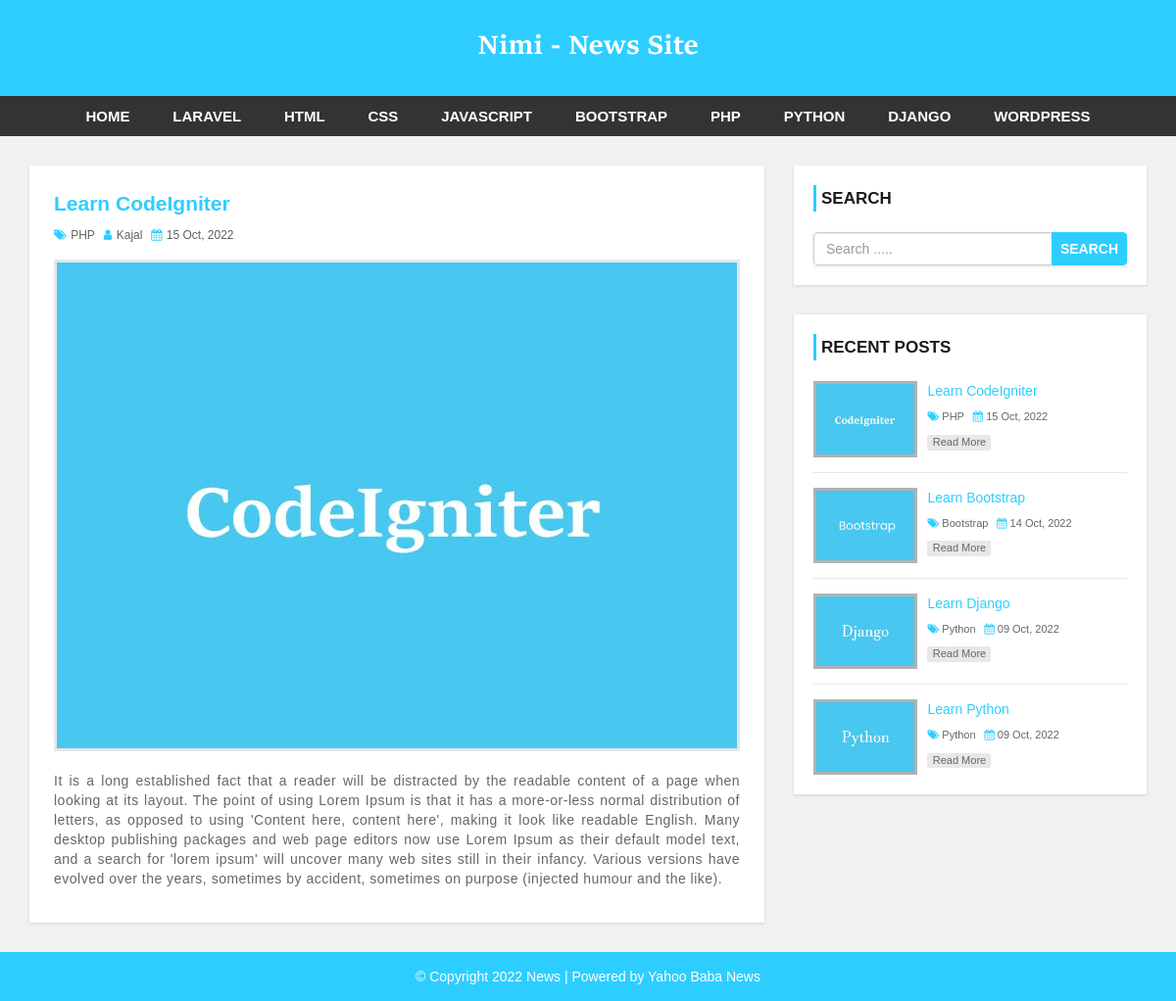
The page /single.php?id=58 on the database its author committed.
### tables this page shows
CREATE TABLE `settings` (
  `id` int(11) NOT NULL,
  `websitename` varchar(60) NOT NULL,
  `logo` varchar(50) NOT NULL,
  `footerdesc` varchar(255) NOT NULL
);

CREATE TABLE `category` (
  `category_id` int(11) NOT NULL,
  `category_name` varchar(100) NOT NULL,
  `post` int(11) NOT NULL DEFAULT 0
);

CREATE TABLE `post` (
  `post_id` int(11) NOT NULL,
  `title` varchar(100) NOT NULL,
  `description` text NOT NULL,
  `category` varchar(100) NOT NULL,
  `post_date` varchar(50) NOT NULL,
  `author` int(11) NOT NULL,
  `post_img` varchar(100) NOT NULL
);

CREATE TABLE `user` (
  `user_id` int(10) UNSIGNED NOT NULL,
  `first_name` varchar(30) NOT NULL,
  `last_name` varchar(30) NOT NULL,
  `username` varchar(30) DEFAULT NULL,
  `password` varchar(40) DEFAULT NULL,
  `role` int(11) NOT NULL
);

### single.php (the view)
<?php
    include 'header.php';
    include 'config.php';
?>
    <div id="main-content">
        <div class="container">
            <div class="row">
                <div class="col-md-8">
                    <div class="post-container">
                        <?php
                            $post_id = $_GET['id'];
                            $readPost = "SELECT post.post_id, post.title, post.description, post.post_date, post.post_img, category.category_id, category.category_name, user.user_id, user.username FROM post LEFT JOIN category ON post.category=category.category_id LEFT JOIN user ON post.author=user.user_id WHERE post_id = {$post_id}";
                            $readPostResult = mysqli_query($conn,$readPost);
                            if (mysqli_num_rows($readPostResult)>0) {
                                while ($post = mysqli_fetch_assoc($readPostResult)) { ?>
                                <div class="post-content single-post">
                                    <h3><?php echo $post['title']; ?></h3>
                                    <div class="post-information">
                                        <span>
                                            <i class="fa fa-tags" aria-hidden="true"></i>
                                            <a href="category.php?cat=<?php echo $post['category_id']; ?>"><?php echo $post['category_name']; ?></a>
                                        </span>
                                        <span>
                                            <i class="fa fa-user" aria-hidden="true"></i>
                                            <a href='author.php?author=<?php echo $post['user_id']; ?>'><?php echo $post['username']; ?></a>
                                        </span>
                                        <span>
                                            <i class="fa fa-calendar" aria-hidden="true"></i>
                                            <?php echo $post['post_date']; ?>
                                        </span>
                                    </div>
                                    <img class="single-feature-image" src="admin/upload/<?php echo $post['post_img']?>" alt=""/>
                                    <p class="description"><?php echo $post['description']; ?></p>
                                </div>
                                <?php }
                            }
                        ?>
                    </div>
                </div>
                <?php include 'sidebar.php'; ?>
            </div>
        </div>
    </div>
<?php include 'footer.php'; ?>

### header.php (shortened to what this page needs)
<?php
  include 'config.php';
?>
<!DOCTYPE html>
<html lang="en">
<head>
    <link rel="stylesheet" href="css/bootstrap.min.css" />
    <link rel="stylesheet" href="css/font-awesome.css">
    <link rel="stylesheet" href="css/style.css">
</head>
<body>
<div id="header">
    <div class="container">
        <div class="row">
            <div class=" col-md-offset-4 col-md-4">
              <?php
                $settingRead = "SELECT * FROM settings";
                $settingRResult = mysqli_query($conn,$settingRead) or die("Post Read Query Failed");
                if (mysqli_num_rows($settingRResult)>0) {
                  while ($setting = mysqli_fetch_assoc($settingRResult)) {?>
                  <a href="index.php" id="logo"><img src="admin/upload/<?php echo $setting['logo']; ?>"></a>
                  <?php }
                }
              ?>
            </div>
        </div>
    </div>
</div>
<div id="menu-bar">
    <div class="container">
        <div class="row">
            <div class="col-md-12">
                <ul class='menu'>
                    <li><a href='index.php'>Home</a></li>
                    <?php
                        $allCat = "SELECT * FROM category";
                        $allCatQuery = mysqli_query($conn,$allCat);
                        if (mysqli_num_rows($allCatQuery)>0) {
                            while ($cat = mysqli_fetch_assoc($allCatQuery)) { ?>
                                <li><a href='category.php?cat=<?php echo $cat['category_id']; ?>'><?php echo $cat['category_name']; ?></a></li>
                            <?php }
                        }
                    ?>
                </ul>
            </div>
        </div>
    </div>
</div>

### sidebar.php
<div id="sidebar" class="col-md-4">
    <div class="search-box-container">
        <h4>Search</h4>
        <form class="search-post" action="search.php" method ="GET">
            <div class="input-group">
                <input type="text" name="search" class="form-control" placeholder="Search .....">
                <span class="input-group-btn">
                    <button type="submit" class="btn btn-danger">Search</button>
                </span>
            </div>
        </form>
    </div>
    <div class="recent-post-container">
        <h4>Recent Posts</h4>
    <?php
    $readPost = "SELECT post.post_id, post.title, post.post_date, post.post_img, category.category_name, category.category_id FROM post LEFT JOIN category ON post.category=category.category_id ORDER BY post.post_id DESC LIMIT 4";
    $readPostResult = mysqli_query($conn,$readPost);
    if (mysqli_num_rows($readPostResult)>0) {
        while ($post = mysqli_fetch_assoc($readPostResult)) {?>
        <div class="recent-post">
            <a class="post-img" href="">
                <img src="admin/upload/<?php echo $post['post_img']; ?>" alt=""/>
            </a>
            <div class="post-content">
                <h5><a href="single.php?id=<?php echo $post['post_id']; ?>"><?php echo $post['title']; ?></a></h5>
                <span>
                    <i class="fa fa-tags" aria-hidden="true"></i>
                    <a href='category.php?cat=<?php echo $post['category_id']; ?>'><?php echo $post['category_name']; ?></a>
                </span>
                <span>
                    <i class="fa fa-calendar" aria-hidden="true"></i>
                    <?php echo $post['post_date']; ?>
                </span>
                <a class="read-more" href="single.php?id=<?php echo $post['post_id']; ?>">read more</a>
            </div>
        </div>
        <?php }
    }
    ?>
    </div>
</div>

### footer.php
<div id ="footer">
    <div class="container">
        <div class="row">
            <div class="col-md-12">
              <?php
                $settingRead = "SELECT * FROM settings";
                $settingRResult = mysqli_query($conn,$settingRead) or die("Post Read Query Failed");
                if (mysqli_num_rows($settingRResult)>0) {
                  while ($setting = mysqli_fetch_assoc($settingRResult)) {?>
                <span><?php echo $setting['footerdesc']; ?></span>
                  <?php }
                }
              ?>
            </div>
        </div>
    </div>
</div>
</body>
</html>

### css/style.css (style rules this page uses)
body { background: #f1f1f1; font-family: sans-serif,arial,Helvetica; }
a, a:hover, a:focus { text-decoration: none; outline: none; }
ul { margin:0; padding:0; list-style:none; }
form { background: #fff; padding: 25px; box-shadow:0 1px 3px rgba(0, 0, 0, 0.13); }
#header { background: #2dceff; text-align: center; padding: 15px; }
#logo { display: inline-block; width: 65%; }
#logo img { width: 100%; }
#menu-bar { background: #333; text-align: center; }
#menu-bar .menu > li { display: inline-block; }
.menu > li > a { padding: 10px 20px; display: block; text-transform: uppercase; color: #fff; font-size: 15px; font-weight:600; transition:all 0.5s ease 0s; }
#main-content { padding: 30px 0; min-height: 750px; }
#main-content .post-container { background-color: #fff; padding: 25px; box-shadow: 0 1px 3px rgba(0, 0, 0, 0.13); }
#main-content .post-content { border-bottom: 1px solid #d1d1d1; padding: 0 0 30px; margin-bottom:30px; }
#main-content .post-content img { width: 100%; }
#main-content .post-content h3 { font-size: 21px; line-height: 28px; font-weight: 600; margin: 0 0 7px; }
#main-content .post-content .post-information span { color: #606060; font-size: 12px; text-transform: capitalize; margin: 0 5px 5px 0; display: inline-block; }
#main-content .post-content .post-information i { color: #2dceff; margin-right: 1px; }
#main-content .post-content .post-information a { color: #606060; text-decoration: none; }
#main-content .post-content p, #main-content .single-post p { color: #666; font-size: 14px; letter-spacing: 0.5px; margin:0 0 10px; }
#main-content .post-content a.read-more { color: #fff; background-color: #2dceff; font-size: 12px; text-transform: capitalize; padding: 3px 8px; border-radius: 2px; transition: all 0.3s; }
#main-content .single-post { border: none; margin-bottom: 0; padding-bottom: 0; }
#main-content .single-post h3 { color: #2dceff; }
#main-content .single-post .post-information { margin: 0 0 10px; }
#main-content .single-post p { text-align: justify; }
#main-content .single-post img.single-feature-image { margin: 0 auto 20px; display: block; border: 3px solid #e7e7e7; }
i.fa { color:#222; }
#sidebar h4 { color: #1A1A1A; font-size: 17px; line-height: 27px; font-weight:600; text-transform: uppercase; padding: 0 0 0 5px; margin: 0 0 21px; border-left: 3px solid #2dceff; }
#sidebar .search-box-container { background-color: #fff; padding: 20px; margin: 0 0 30px; box-shadow: 0 1px 3px rgba(0, 0, 0, 0.13); }
#sidebar .search-post { padding: 0; }
#sidebar .search-post input { color: #606060; }
#sidebar .search-post .btn { font-weight: 600; text-transform: uppercase; padding: 6px 8px; background-color: #2dceff; border-color: #2dceff; outline: none; }
#sidebar .recent-post-container { padding: 20px; background: #fff; box-shadow: 0 1px 3px rgba(0, 0, 0, 0.13); }
#sidebar .recent-post { border-bottom: 1px solid #e7e7e7; padding: 0 0 15px; margin: 0 0 15px; }
#sidebar .recent-post:last-child { margin: 0; padding: 0; border: none; }
#sidebar .recent-post .post-img { display: inline-block; width: 33%; border: 3px solid rgba(0,0,0,0.3); vertical-align: top; transition: border .3s; }
#sidebar .recent-post .post-img img { width: 100%; }
#sidebar .recent-post .post-content { width: 65%; display: inline-block; border: none; padding: 0 0 0 7px; margin: 0; }
#sidebar .recent-post h5 { font-size: 14px; line-height: 20px; margin: 0 0 5px; }
#sidebar .recent-post h5 a { color: #2dceff; }
#sidebar .recent-post span { color: #666; font-size: 11px; display: inline-block; margin: 0 5px 10px 0; }
#sidebar .recent-post span a { color: #666; }
#sidebar .recent-post span i { color: #2dceff; }
#sidebar .recent-post a.read-more { color: #666; background-color: rgba(0,0,0,0.09); width: 65px; font-size: 11px; text-align: center; padding: 0; display: block; transition: all 0.3s; }
#footer { color: #fff; padding:15px 0; text-align:center; background-color:#2dceff; }
#footer a { color:#fff; }

### rows shown on the page
settings: logo (picture), footerdesc "© Copyright 2022 News | Powered by Yahoo Baba News"
category: category_name "LARAVEL"
category: category_name "HTML"
category: category_name "CSS"
category: category_name "JAVASCRIPT"
category: category_name "BOOTSTRAP"
category: category_name "PHP"
category: category_name "PYTHON"
category: category_name "DJANGO"
category: category_name "WORDPRESS"
post: title "Learn CodeIgniter", category.category_name "PHP", user.username "Kajal", post_date "15 Oct, 2022", post_img (picture), description "It is a long established fact that a reader will be distracted by the readable content of a page when looking at its layout. The point of using Lorem Ipsum is that it has a more-or-less normal distribution of letters, as opposed to using 'Content here, content here', making it look like readable English. Many desktop publishing packages and web page editors now use Lorem Ipsum as their default model text, and a search for 'lorem ipsum' will uncover many web sites still in their infancy. Various versions have evolved over the years, sometimes by accident, sometimes on purpose (injected humour and the like)."
post: post_img (picture), title "Learn Bootstrap", category.category_name "Bootstrap", post_date "14 Oct, 2022"
post: post_img (picture), title "Learn Django", category.category_name "Python", post_date "09 Oct, 2022"
post: post_img (picture), title "Learn Python", category.category_name "Python", post_date "09 Oct, 2022"
